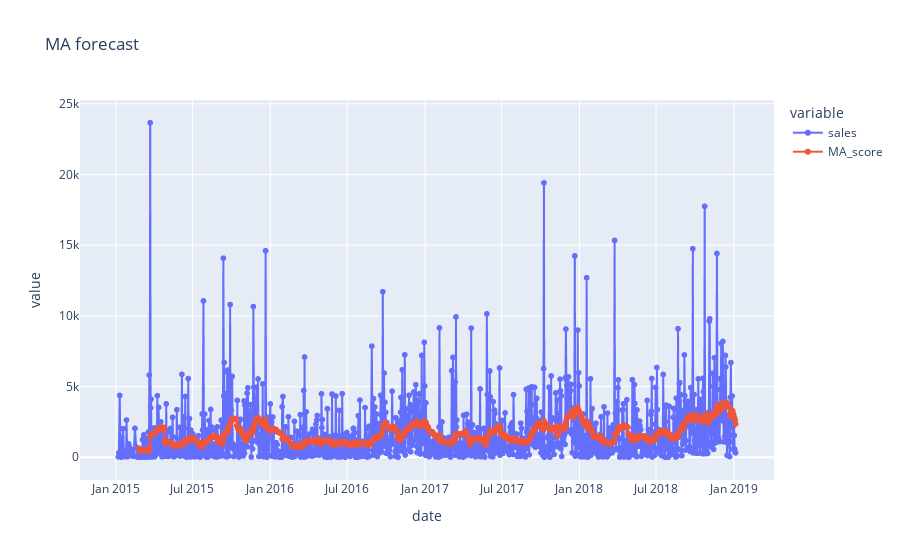

Notebook source saved alongside this figure:
### Code cell
# Calculate Simple Moving Average
window_size = 30
MA_dataset = day_level_df.copy()
# train, test = train_day_sales_df[:-window_size], train_day_sales_df[-window_size:]
MA_dataset['MA_score'] = MA_dataset['sales'].rolling(window=window_size).mean()

# Plot actual and forecasted data
fig = px.line(MA_dataset, x='date', y=["sales", "MA_score"], markers=True, title="MA forecast")

# Show plot
fig.show()

### Figure 1 — Plotly figure (JSON) as saved in the notebook; plotly's stock layout.template omitted (floating-point values rounded to 4 significant figures; data arrays with more than 128 entries replaced by an {"elided": "..."} marker saying what was removed)
{"data": [{"hovertemplate": "variable=sales<br>date=%{x}<br>value=%{y}<extra></extra>", "legendgroup": "sales", "line": {"color": "#636efa", "dash": "solid"}, "marker": {"symbol": "circle"}, "mode": "lines+markers", "name": "sales", "showlegend": true, "type": "scattergl", "x": {"elided": "1326 str values"}, "xaxis": "x", "y": {"elided": "1326 float values"}, "yaxis": "y"}, {"hovertemplate": "variable=MA_score<br>date=%{x}<br>value=%{y}<extra></extra>", "legendgroup": "MA_score", "line": {"color": "#EF553B", "dash": "solid"}, "marker": {"symbol": "circle"}, "mode": "lines+markers", "name": "MA_score", "showlegend": true, "type": "scattergl", "x": {"elided": "1326 str values"}, "xaxis": "x", "y": {"elided": "1326 float values"}, "yaxis": "y"}], "layout": {"legend": {"title": {"text": "variable"}, "tracegroupgap": 0}, "title": {"text": "MA forecast"}, "xaxis": {"anchor": "y", "domain": [0, 1], "title": {"text": "date"}}, "yaxis": {"anchor": "x", "domain": [0, 1], "title": {"text": "value"}}}}
